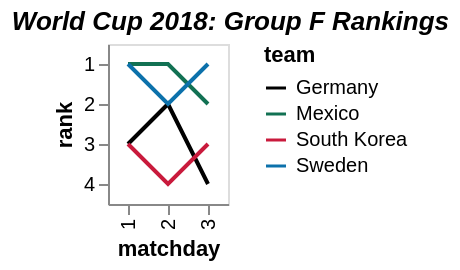

Specify this chart in Vega-Lite:
### Vega-Lite specification from a JSON file in a GitHub repository (floating-point values rounded to 4 significant figures)
{"$schema": "https://vega.github.io/schema/vega-lite/v5.json", "data": {"values": [{"diff": -1, "matchday": 1, "point": 0, "team": "Germany"}, {"diff": 1, "matchday": 1, "point": 3, "team": "Mexico"}, {"diff": -1, "matchday": 1, "point": 0, "team": "South Korea"}, {"diff": 1, "matchday": 1, "point": 3, "team": "Sweden"}, {"diff": 0, "matchday": 2, "point": 3, "team": "Germany"}, {"diff": 2, "matchday": 2, "point": 6, "team": "Mexico"}, {"diff": -2, "matchday": 2, "point": 0, "team": "South Korea"}, {"diff": 0, "matchday": 2, "point": 3, "team": "Sweden"}, {"diff": -2, "matchday": 3, "point": 3, "team": "Germany"}, {"diff": -1, "matchday": 3, "point": 6, "team": "Mexico"}, {"diff": 0, "matchday": 3, "point": 3, "team": "South Korea"}, {"diff": 3, "matchday": 3, "point": 6, "team": "Sweden"}]}, "description": "Line chart showing ranks over time for thw World Cup 2018 Group F teams", "encoding": {"color": {"field": "team", "scale": {"domain": ["Germany", "Mexico", "South Korea", "Sweden"], "range": ["black", "#127153", "#c91a3c", "#0c71ab"]}, "type": "nominal"}, "x": {"field": "matchday", "type": "ordinal"}, "y": {"field": "rank", "type": "ordinal"}}, "mark": {"orient": "vertical", "type": "line"}, "title": {"fontStyle": "italic", "frame": "bounds", "text": "World Cup 2018: Group F Rankings"}, "transform": [{"groupby": ["matchday"], "sort": [{"field": "point", "order": "descending"}, {"field": "diff", "order": "descending"}], "window": [{"as": "rank", "op": "rank"}]}]}
